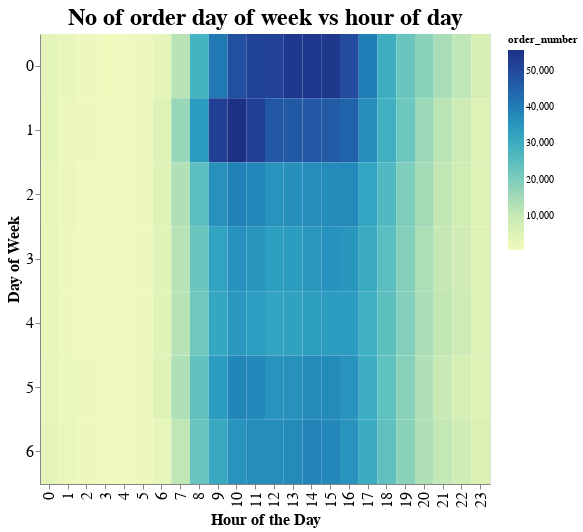

This figure's notebook cell:
### Code cell
alt.Chart(hourDow, title='No of order day of week vs hour of day').mark_rect().encode(
    x = alt.X('order_hour_of_day:O', title='Hour of the Day'),
    y = alt.Y('order_dow:O', title='Day of Week'),
    color = 'order_number:Q'
).configure_axis(
    labelFontSize=16,
    titleFontSize=16
).configure_title(
    fontSize = 24
).properties(
    height = 450,
    width = 450
)

### Figure 1 — Vega-Lite specification as saved in the notebook (floating-point values rounded to 4 significant figures; data arrays with more than 128 entries replaced by an {"elided": "..."} marker saying what was removed)
{"config": {"view": {"continuousWidth": 400, "continuousHeight": 300}, "axis": {"labelFontSize": 16, "titleFontSize": 16}, "title": {"fontSize": 24}}, "data": {"name": "data-2aaa61283a3ef9858f260917f5fd34b0"}, "mark": "rect", "encoding": {"color": {"type": "quantitative", "field": "order_number"}, "x": {"type": "ordinal", "field": "order_hour_of_day", "title": "Hour of the Day"}, "y": {"type": "ordinal", "field": "order_dow", "title": "Day of Week"}}, "height": 450, "title": "No of order day of week vs hour of day", "width": 450, "$schema": "https://vega.github.io/schema/vega-lite/v4.0.0.json", "datasets": {"data-2aaa61283a3ef9858f260917f5fd34b0": {"elided": "168 records"}}}
